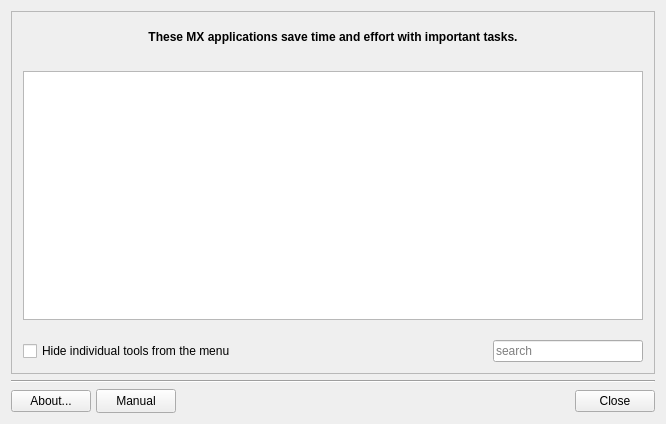
<?xml version="1.0" encoding="UTF-8"?>
<ui version="4.0">
 <class>mxtools</class>
 <widget class="QWidget" name="mxtools">
  <property name="geometry">
   <rect>
    <x>0</x>
    <y>0</y>
    <width>666</width>
    <height>424</height>
   </rect>
  </property>
  <property name="windowTitle">
   <string>MX Tools</string>
  </property>
  <layout class="QGridLayout" name="gridLayout" rowstretch="0,0,0,0" rowminimumheight="0,0,0,0">
   <property name="sizeConstraint">
    <enum>QLayout::SetDefaultConstraint</enum>
   </property>
   <item row="2" column="0">
    <widget class="Line" name="line">
     <property name="orientation">
      <enum>Qt::Horizontal</enum>
     </property>
    </widget>
   </item>
   <item row="3" column="0">
    <layout class="QGridLayout" columnstretch="0,0,0,0,0,0,0,0,0">
     <property name="leftMargin">
      <number>0</number>
     </property>
     <property name="topMargin">
      <number>0</number>
     </property>
     <property name="rightMargin">
      <number>0</number>
     </property>
     <property name="bottomMargin">
      <number>0</number>
     </property>
     <property name="spacing">
      <number>5</number>
     </property>
     <item row="0" column="0">
      <widget class="QPushButton" name="buttonAbout">
       <property name="toolTip">
        <string>About this application</string>
       </property>
       <property name="text">
        <string>About...</string>
       </property>
       <property name="icon">
        <iconset>
         <normaloff>../../../../../../../../usr/share/mx-tools/icons/accessories-text-editor.png</normaloff>../../../../../../../../usr/share/mx-tools/icons/accessories-text-editor.png</iconset>
       </property>
       <property name="shortcut">
        <string>Alt+B</string>
       </property>
       <property name="autoDefault">
        <bool>true</bool>
       </property>
      </widget>
     </item>
     <item row="0" column="6">
      <spacer name="horizontalSpacer2">
       <property name="orientation">
        <enum>Qt::Horizontal</enum>
       </property>
       <property name="sizeHint" stdset="0">
        <size>
         <width>40</width>
         <height>20</height>
        </size>
       </property>
      </spacer>
     </item>
     <item row="0" column="2">
      <spacer name="horizontalSpacer1">
       <property name="orientation">
        <enum>Qt::Horizontal</enum>
       </property>
       <property name="sizeHint" stdset="0">
        <size>
         <width>40</width>
         <height>20</height>
        </size>
       </property>
      </spacer>
     </item>
     <item row="0" column="5">
      <widget class="QLabel" name="label">
       <property name="maximumSize">
        <size>
         <width>32</width>
         <height>32</height>
        </size>
       </property>
       <property name="midLineWidth">
        <number>0</number>
       </property>
       <property name="text">
        <string/>
       </property>
       <property name="pixmap">
        <pixmap>../../../../../../../../usr/share/mx-tools/icons/mxfcelogo.png</pixmap>
       </property>
       <property name="scaledContents">
        <bool>true</bool>
       </property>
      </widget>
     </item>
     <item row="0" column="8">
      <widget class="QPushButton" name="buttonCancel">
       <property name="toolTip">
        <string>Cancel any changes then quit</string>
       </property>
       <property name="text">
        <string>Close</string>
       </property>
       <property name="icon">
        <iconset>
         <normaloff>../../../../../../../../usr/share/mx-tools/icons/gtk-cancel.png</normaloff>../../../../../../../../usr/share/mx-tools/icons/gtk-cancel.png</iconset>
       </property>
       <property name="shortcut">
        <string>Alt+N</string>
       </property>
       <property name="autoDefault">
        <bool>true</bool>
       </property>
      </widget>
     </item>
     <item row="0" column="1">
      <widget class="QPushButton" name="buttonHelp">
       <property name="enabled">
        <bool>true</bool>
       </property>
       <property name="minimumSize">
        <size>
         <width>0</width>
         <height>24</height>
        </size>
       </property>
       <property name="text">
        <string>Manual</string>
       </property>
       <property name="icon">
        <iconset>
         <normaloff>../../../../../../../../usr/share/mx-tools/icons/gnome-help.png</normaloff>../../../../../../../../usr/share/mx-tools/icons/gnome-help.png</iconset>
       </property>
      </widget>
     </item>
    </layout>
   </item>
   <item row="1" column="0">
    <widget class="QFrame" name="frame">
     <property name="sizePolicy">
      <sizepolicy hsizetype="MinimumExpanding" vsizetype="MinimumExpanding">
       <horstretch>0</horstretch>
       <verstretch>0</verstretch>
      </sizepolicy>
     </property>
     <property name="font">
      <font>
       <strikeout>false</strikeout>
       <kerning>true</kerning>
      </font>
     </property>
     <property name="mouseTracking">
      <bool>false</bool>
     </property>
     <property name="autoFillBackground">
      <bool>false</bool>
     </property>
     <property name="frameShape">
      <enum>QFrame::StyledPanel</enum>
     </property>
     <property name="frameShadow">
      <enum>QFrame::Plain</enum>
     </property>
     <property name="lineWidth">
      <number>1</number>
     </property>
     <layout class="QGridLayout" name="gridLayout_2">
      <property name="verticalSpacing">
       <number>20</number>
      </property>
      <item row="2" column="0" colspan="2">
       <widget class="QScrollArea" name="scrollArea">
        <property name="focusPolicy">
         <enum>Qt::TabFocus</enum>
        </property>
        <property name="autoFillBackground">
         <bool>false</bool>
        </property>
        <property name="horizontalScrollBarPolicy">
         <enum>Qt::ScrollBarAlwaysOff</enum>
        </property>
        <property name="sizeAdjustPolicy">
         <enum>QAbstractScrollArea::AdjustToContentsOnFirstShow</enum>
        </property>
        <property name="widgetResizable">
         <bool>true</bool>
        </property>
        <widget class="QWidget" name="scrollAreaWidgetContents">
         <property name="geometry">
          <rect>
           <x>0</x>
           <y>0</y>
           <width>626</width>
           <height>244</height>
          </rect>
         </property>
         <property name="autoFillBackground">
          <bool>false</bool>
         </property>
         <property name="styleSheet">
          <string notr="true">background-color: rgb(255, 255, 255);</string>
         </property>
         <layout class="QVBoxLayout" name="verticalLayout">
          <item>
           <layout class="QGridLayout" name="gridLayout_btn"/>
          </item>
         </layout>
        </widget>
       </widget>
      </item>
      <item row="0" column="0" rowspan="2" colspan="2">
       <widget class="QLabel" name="introductionLabel">
        <property name="sizePolicy">
         <sizepolicy hsizetype="MinimumExpanding" vsizetype="Minimum">
          <horstretch>0</horstretch>
          <verstretch>0</verstretch>
         </sizepolicy>
        </property>
        <property name="font">
         <font>
          <weight>75</weight>
          <bold>true</bold>
         </font>
        </property>
        <property name="text">
         <string>These MX applications save time and effort with important tasks.</string>
        </property>
        <property name="alignment">
         <set>Qt::AlignCenter</set>
        </property>
        <property name="wordWrap">
         <bool>true</bool>
        </property>
        <property name="margin">
         <number>-2</number>
        </property>
       </widget>
      </item>
      <item row="3" column="0">
       <widget class="QCheckBox" name="hideCheckBox">
        <property name="text">
         <string>Hide individual tools from the menu</string>
        </property>
       </widget>
      </item>
      <item row="3" column="1">
       <widget class="QLineEdit" name="lineSearch">
        <property name="maximumSize">
         <size>
          <width>150</width>
          <height>16777215</height>
         </size>
        </property>
        <property name="focusPolicy">
         <enum>Qt::StrongFocus</enum>
        </property>
        <property name="frame">
         <bool>true</bool>
        </property>
        <property name="placeholderText">
         <string>search</string>
        </property>
        <property name="clearButtonEnabled">
         <bool>true</bool>
        </property>
       </widget>
      </item>
     </layout>
    </widget>
   </item>
  </layout>
 </widget>
 <layoutdefault spacing="6" margin="11"/>
 <resources/>
 <connections>
  <connection>
   <sender>buttonCancel</sender>
   <signal>clicked()</signal>
   <receiver>mxtools</receiver>
   <slot>close()</slot>
   <hints>
    <hint type="sourcelabel">
     <x>632</x>
     <y>512</y>
    </hint>
    <hint type="destinationlabel">
     <x>345</x>
     <y>269</y>
    </hint>
   </hints>
  </connection>
 </connections>
</ui>
